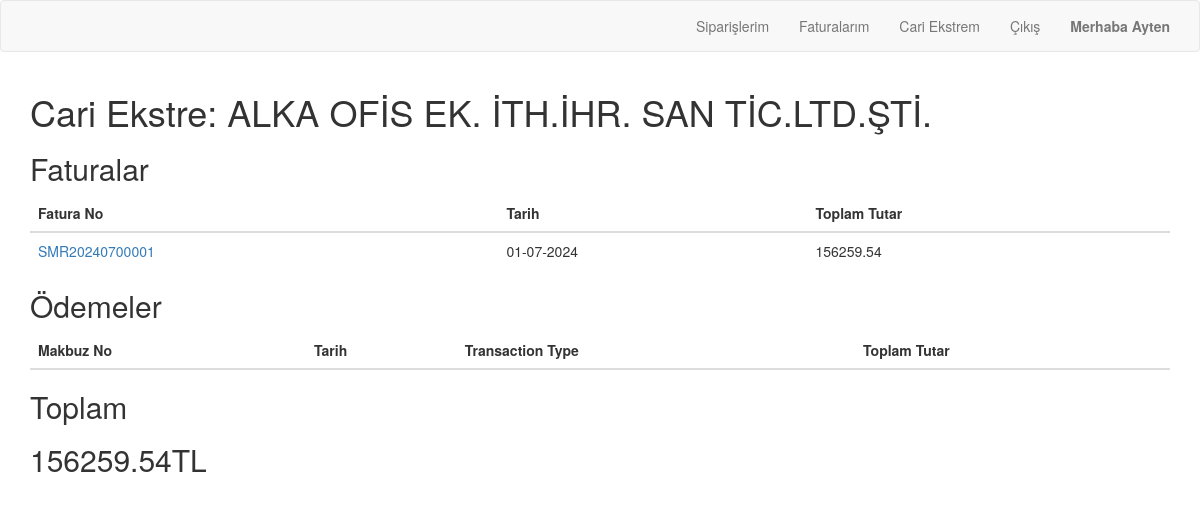
/order/customer/user_financial/ (signed in), run on an earlier commit of the app's database.
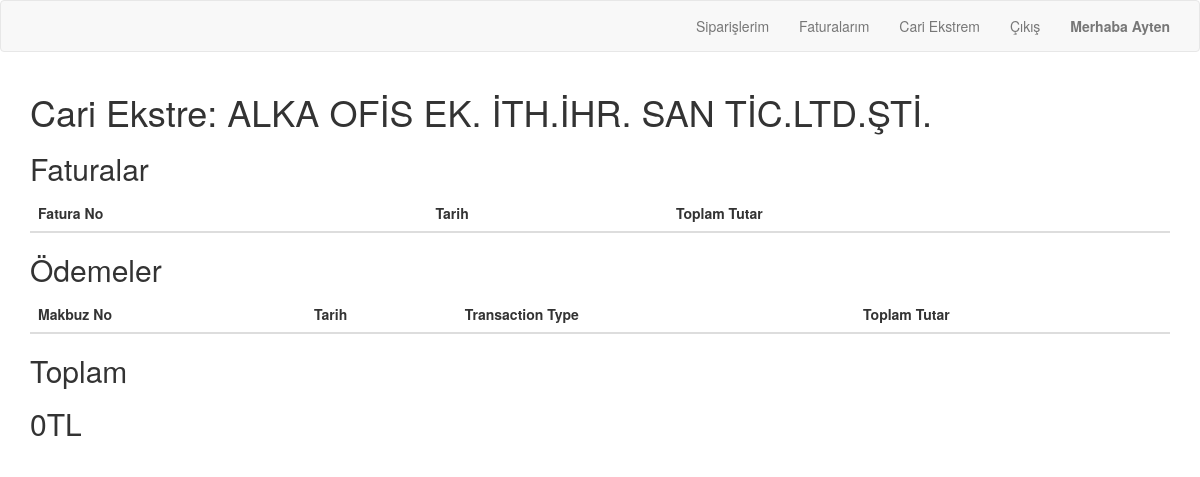
And on a later commit of the database.
### order/models.py (models this page shows, shortened)
class Invoice(models.Model):
    invoice_number = models.CharField(max_length=20, unique=True, blank=True)
    order = models.OneToOneField(Order, on_delete=models.CASCADE, related_name="invoice")
    invoice_date = models.DateTimeField(auto_now_add=True)
    billing_address = models.CharField(max_length=250, blank=True)
    total_amount = models.DecimalField(max_digits=10, decimal_places=2, blank=True, default=0)
    total_discount=models.DecimalField(max_digits=10, decimal_places=2, blank=True, default=0)
    tax_amount = models.DecimalField(max_digits=10, decimal_places=2, blank=True, default=0)
    grand_total = models.DecimalField(max_digits=10, decimal_places=2, blank=True, default=0)
    grand_total_USD = models.DecimalField(max_digits=10, decimal_places=2, blank=True, default=0)
    grand_total_EUR = models.DecimalField(max_digits=10, decimal_places=2, blank=True, default=0)
    status = models.CharField(max_length=50, default='Pending')
    published=models.BooleanField(default=False)

### order/views.py (the view)
# urls.py: path('customer/user_financial/', views.user_financial, name='user_financial'),
@login_required
def user_financial(request):
    customer = get_object_or_404(Customer, user=request.user)
    invoices = Invoice.objects.filter(order__customer=customer)
    payments = PaymentReceipt.objects.filter(customer=customer)
    total_invoiced = sum(invoice.grand_total for invoice in invoices)
    total_payments = sum(payment.amount for payment in payments)
    total_balance = total_invoiced - total_payments
    context = {
        'customer': customer,
        'invoices': invoices,
        'payments': payments,
        'total_balance': total_balance
    }
    return render(request, 'order/user_financial.html', context)

### order/Templates/order/user_financial.html (shortened to what this page needs)
{% extends "order/navbar.html" %}
{% block content %}
<body>
    <h1>Cari Ekstre: {{ customer.companyName }}</h1>
    <h2>Faturalar</h2>
    <table class="table">
        <thead>
            <tr>
                <th>Fatura No</th>
                <th>Tarih</th>
                <th>Toplam Tutar</th>
            </tr>
        </thead>
        <tbody>
            {% for invoice in invoices %}
            <tr>
                <td><a href="{% url 'order:invoice_detail' invoice.invoice_number %}">{{ invoice.invoice_number }}</td>
                <td>{{ invoice.invoice_date|date:"d-m-Y" }}</td>
                <td>{{ invoice.grand_total }}</td>
            </tr>
            {% endfor %}
        </tbody>
    </table>
    <h2>Ödemeler</h2>
    <table class="table">
        <thead>
            <tr>
                <th>Makbuz No</th>
                <th>Tarih</th>
                <th>Transaction Type</th>
                <th>Toplam Tutar</th>
            </tr>
        </thead>
    </table>
    <h2>Toplam</h2>
    <h2>{{ total_balance }}TL</h2>
</body>
</html>
{% endblock %}

What changed in the data, as far as the page shows it:
removed Invoice: invoice_number "SMR20240700001", invoice_date "01-07-2024", grand_total "156259.54"
Also different on the page:
{{ total_balance }}: "156259.54" → "0"
